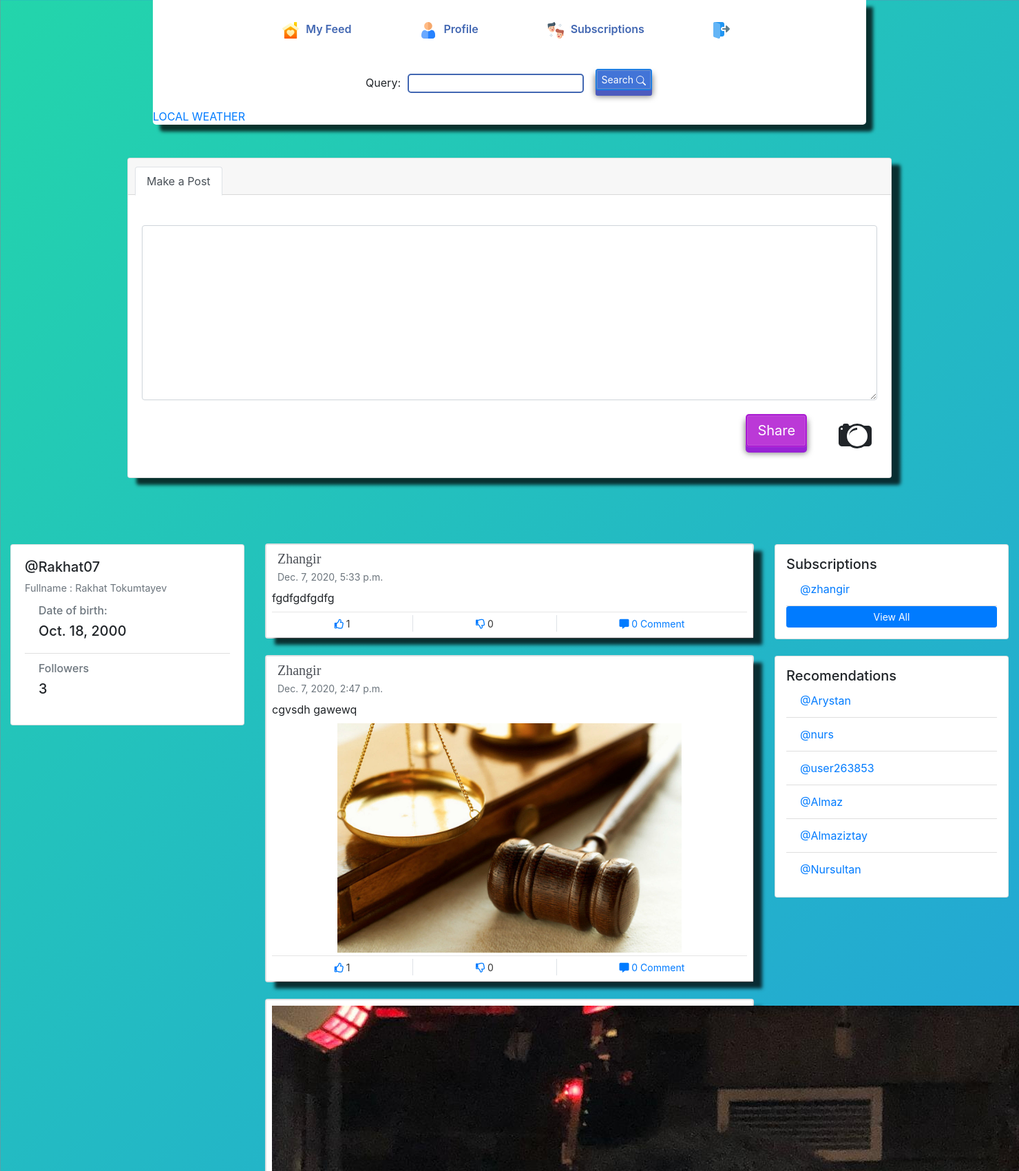
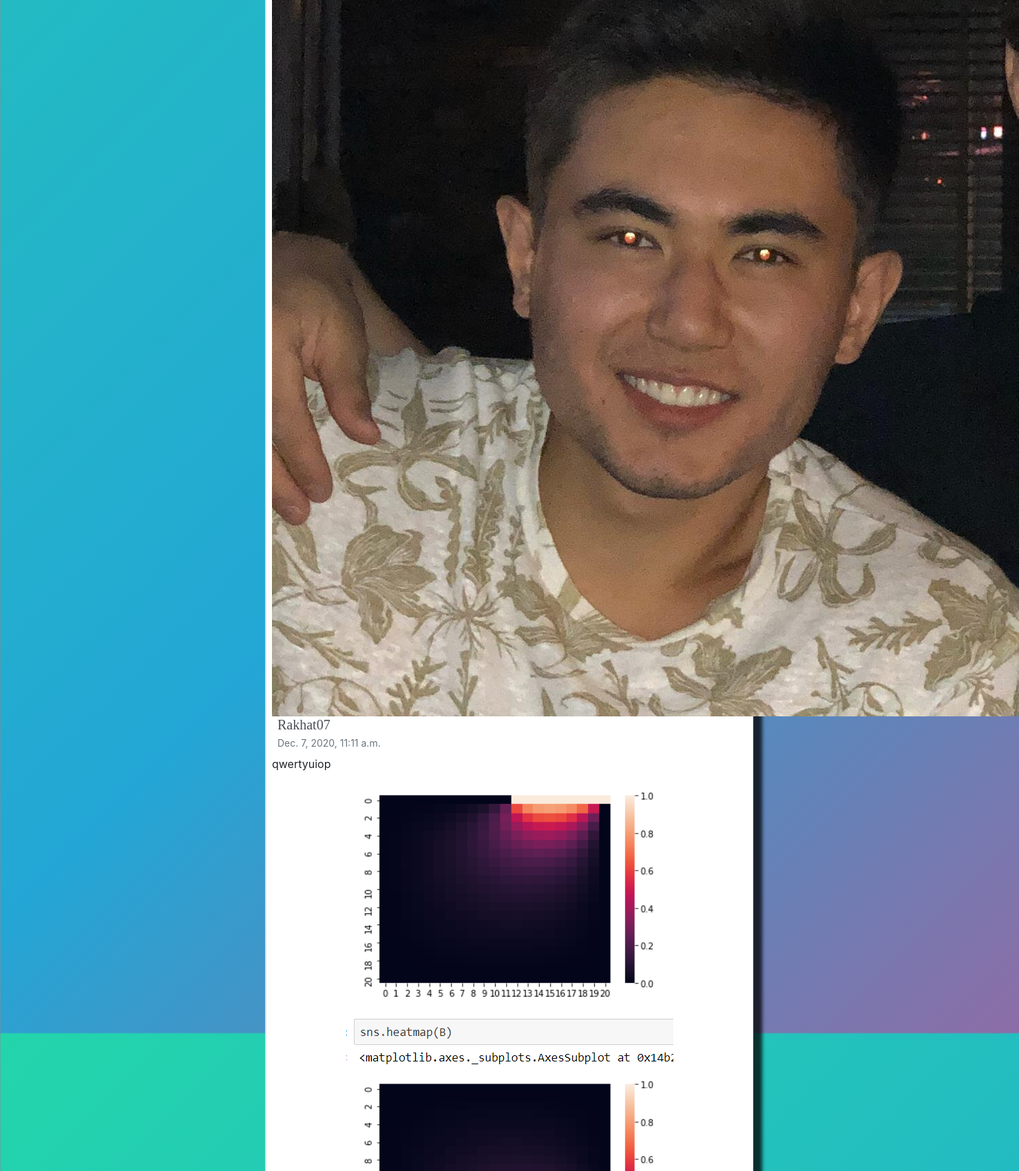
The page / (signed in, upper part) on the database its author committed (2 pictures, top to bottom).
### account/models.py (models this page shows, shortened)
class Profile(models.Model):
    user = models.OneToOneField(settings.AUTH_USER_MODEL,on_delete= models.CASCADE)
    date_of_birth = models.DateField(blank=True, null=True)
    photo = models.ImageField(upload_to='users/%Y/%m/%d', blank=True)

### blog/models.py (models this page shows, shortened)
class Blog(models.Model):
    user = models.ForeignKey(User, on_delete=models.CASCADE)
    blog_text=models.TextField("What's up on your mind")
    photo = models.ImageField(upload_to='users/%Y/%m/%d', blank=True)
    date_added = models.DateTimeField(auto_now_add=True)
    votes = GenericRelation(LikeDislike, related_query_name='blogs')
    headline = models.CharField(max_length=500)

### blog/views.py (the view, shortened to what this page needs)
# urls.py: path('', views.dashboard, name='dashboard'),
@login_required
def dashboard(request):
    s_form = Search1Form()
    users = User.objects.filter(is_active=True)
    if request.method != 'POST':
        form = BlogForm()
    latest_post_list=Blog.objects.order_by('-date_added')[:365]
    return render(request, 'blog/dashboard.html', {'users':users,'latest_post_list':latest_post_list,'form':form,'s_form':s_form})

### blog/forms.py
class BlogForm(forms.ModelForm):
    class Meta:
        model = Blog
        fields = ['blog_text','photo']
        labels = {'blog_text':''}
        widgets = {'text': forms.Textarea(attrs={'cols': 40})}

class Search1Form(forms.Form):
    query = forms.CharField()

### blog/models.py (called while the page is built)
    def likes(self):
        return self.get_queryset().filter(vote__gt=0)

    def dislikes(self):
        return self.get_queryset().filter(vote__lt=0)

### blog/templates/blog/dashboard.html (shortened to what this page needs)
{% extends "base.html" %}
{% load static %}
{% load bootstrap4 %}
{% load crispy_forms_tags %}
{% block content %}
    <link rel="stylesheet" href="https://stackpath.bootstrapcdn.com/bootstrap/4.4.1/css/bootstrap.min.css">
    <link rel="stylesheet" href="https://use.fontawesome.com/releases/v5.6.1/css/all.css">
   {% bootstrap_css %}
    <div class="container">
    <div class="content">
        <br>
        <br>
        <section class="card" style="
    box-shadow: 13px 10px 5px 0px rgba(0,0,0,0.75);
">
                    <div class="card-header">
                        <ul class="nav nav-tabs card-header-tabs" id="myTab" role="tablist">
                            <li class="nav-item">
                                <a class="nav-link active" id="posts-tab" data-toggle="tab" href="#posts" role="tab" aria-controls="posts" aria-selected="true">Make
                                    a Post</a>
                            </li>
                        </ul>
                    </div>
                    <div class="card-body">
                        <form method="post" action="{% url 'blog:dashboard'  %}" onsubmit="return validatePost()" enctype="multipart/form-data">
                <span class="required" style="display:none;"> Please fill the field!</span><br>
                {{ form.blog_text|as_crispy_field }}
                <div class="createpostbuttons" style="
    margin-left: 746px;
">
                <label>
    {{ form.photo|as_crispy_field }}
     </label>
                   <button style="
    margin-left: 83px;
"  value="Post" name="post" type="submit"  class="btn btn-magick btn-lg btn3d">Share</button>
                </div>
            </form>
                    </div>
                </section>
            </div>
        </div>
        <br><br>
    <div class="container-fluid my-5">
        <div class="row">
            <div class="col-3">
                <div class="card">
                    <div class="card-body">
                        <div class="h5">@{{request.user.username}}</div>
                        <div class="h7 text-muted">Fullname : {{request.user.first_name}} {{request.user.last_name}}</div>
                        <ul class="list-group list-group-flush">
                        <li class="list-group-item">
                            <div class="h6 text-muted">Date of birth:</div>
                            <div class="h5">{{user.profile.date_of_birth}}</div>
                        </li>
                        <li class="list-group-item">
                            <div class="h6 text-muted">Followers</div>
                            <div class="h5">{{request.user.followers.count}}</div>
                        </li>
                    </ul>
                    </div>
                </div>
            </div>
            <div class="col-6" style="    margin-top: -25px;">
                {% for blog in latest_post_list%}
                {% if request.user in blog.user.followers.all or request.user == blog.user %}
                <section class="card mt-4">
                    <div class="border p-2" style="
    box-shadow: 13px 10px 5px 0px rgba(0,0,0,0.75);
">
                        <div class="row m-0">
                            <div class="">
                              {% if blog.user.profile.photo %}
                              {% load thumbnail %}
                                <a  href="{{blog.user.profile.photo.url}}">
                                    <img src="{% thumbnail blog.user.profile.photo 50x50 %}" class="image-detail" >
                                </a>
                              {% endif %}
                            </div>
                            <div class="flex-grow-1 pl-2">
                                {% if blog.user != request.user %}
                                <a class="text-decoration-none" href="{% url 'users:others' blog.user %}">
                                    <h2 class="text-capitalize h5 mb-0">{{blog.user}}</h2>
                                </a>
                                {% else %}
                                <a class="text-decoration-none" href="{% url 'users:profile' %}">
                                    <h2 class="text-capitalize h5 mb-0">{{blog.user}}</h2>
                                </a>
                                {% endif %}
                                <p class="small text-secondary m-0 mt-1">{{blog.date_added}}</p>
                            </div>
                        </div>
                        <div class="">
                            <p class="my-2">
                                {{blog.blog_text}}
                            </p>
                            <center>
                            {% if blog.photo %}
    <img style="max-width:500px" src  = "{{blog.photo.url}}">
    {% endif %}
    </center>
                        </div>
                        <hr class="my-1">
                        <footer class="">
                            <div class="">
                                <ul class="list-group list-group-horizontal">
                                        <li data-id="{{ blog.id }}" data-type="blog" data-action="like" title="Нравится" class="list-group-item flex-fill text-center p-0 px-lg-2 border border-0">
                                        <a class="small text-decoration-none" href="#">
                                            <i class="far fa-thumbs-up"></i>
        <span data-count="like">{{ blog.votes.likes.count }}</span></a>
                                    </li>
                                    <li data-id="{{ blog.id }}" data-type="blog" data-action="dislike" title="Не Нравится" class="list-group-item flex-fill text-center p-0 px-lg-2 border border-right-0 border-top-0 border-bottom-0">
                                          <a class="small text-decoration-none" href="#">
                                            <i class="far fa-thumbs-down"></i>
        <span data-count="dislike">{{ blog.votes.dislikes.count }}</span></a>
                                    </li>
                                    <li class="list-group-item flex-fill text-center p-0 px-lg-2 border border-right-0 border-top-0 border-bottom-0">
                                        <a class="small text-decoration-none" data-toggle="collapse" href="#collapse{{ blog.id }}" role="button" aria-expanded="false" aria-controls="collapseExample">
                                            <i class="fas fa-comment-alt"></i> {{ blog.comments.count }} Comment
                                        </a>
                                    </li>
                                </ul>
                            </div>
                                    {% for comment in blog.comments.all %}
                                                    {% if comment.comment_user.profile.photo %}
                              {% load thumbnail %}
                              {% endif %}
                                    {% endfor %}
                        </footer>
                    </div>
                </section>
                {% endif %}
                {% endfor %}
            </div>
            <div class="col-3">
                <div class="card">
                    <div class="card-body p-3">
                        <h5 class="card-title m-0">Subscriptions</h5>
                        <div class="list-group list-group-flush">
                          {% for user in users %}
                          {% if request.user in user.followers.all %}
                            <a href="{% url 'users:others' user.username %}" class="list-group-item list-group-item-action text-primary">
                            @{{user.username}}
                            </a>
                            {% endif %}
                            {% endfor %}
                                                        <a href="{% url "users:user_list" %}" class="btn btn-sm btn-primary">View All</a>
                        </div>
                    </div>
                </div>
                <div class="card mt-4">
                    <div class="card-body p-3">
                        <h5 class="card-title m-0">Recomendations</h5>
                        <div class="list-group list-group-flush">
                          {% for user in users %}
                          {% if request.user not in user.followers.all and request.user != user %}
                             <a href="{% url 'users:others' user.username %}" class="list-group-item list-group-item-action text-primary">
                            @{{user.username}}
                            </a>
                            {% endif %}
                            {% endfor %}
                        </div>
                    </div>
                </div>
            </div>
        </div>
    </div>
{% endblock %}

### blog/static/css/main.css (style rules this page uses)
body { margin: 0; font-family: Montserrat; font-size: 15px; background-color: #4267b2; }
input { font-family: Montserrat; width: 100%; font-size: 18px; padding: 2px; }
button { font-family: Montserrat; font-size: 18px; }
textarea { width: 100%; border: 1px solid #dddfe2;; }
ul { list-style: none; }
ul a { text-decoration: none; }
span { color: #333; }
.container { margin: 0 auto; width: 1068px; }
.usernav .globalsearch input[type=text] { width: auto; padding: 1px 6px; border: 2px solid #4267b2; font-size: 15px; margin: 0 10px; border-radius: 5px; }
.createpostbuttons { margin-left: 746px; width: 50% !important; overflow: auto !important; }
.createpostbuttons label { cursor: pointer !important; }
h2 { font-family: Montserrat; color: #4b4f56; font-weight: bolder; font-size: 15px; margin-bottom: 0; }
hr { margin-bottom: 30px; margin-top: 0px; border-color: red; }

### blog/static/css/style.css (style rules this page uses)
body { background: linear-gradient(-45deg, #ee7752, #e73c7e, #23a6d5, #23d5ab); background-size: 400% 400%; animation: gradient 15s ease infinite; }

### blog/templates/base.html (style rules this page uses)
.btn3d { position:relative; top: -6px; border:0; transition: all 40ms linear; margin-top:10px; margin-bottom:10px; margin-left:2px; margin-right:2px; }
.btn3d.btn-magick { color: #fff; box-shadow:0 0 0 1px #9a00cd inset, 0 0 0 2px rgba(255,255,255,0.15) inset, 0 8px 0 0 #9823d5, 0 8px 8px 1px rgba(0,0,0,0.5); background-color:#bb39d7; }

### blog/templates/blog/dashboard.html (style rules this page uses)
.nav { display: -ms-flexbox; display: block; -ms-flex-wrap: wrap; flex-wrap: wrap; padding-left: 68px; margin-bottom: 3px; list-style: circle; }
.h7 { font-size: 0.9rem }

### rows shown on the page
Blog: user "Zhangir", date_added "Dec. 7, 2020, 5:33 p.m.", blog_text "fgdfgdfgdfg", votes.likes.count "1", votes.dislikes.count "0", comments.count "0"
Blog: user "Zhangir", date_added "Dec. 7, 2020, 2:47 p.m.", blog_text "cgvsdh gawewq", photo (picture), votes.likes.count "1", votes.dislikes.count "0", comments.count "0"
Blog: user.photo (picture), user "Rakhat07", date_added "Dec. 7, 2020, 11:11 a.m.", blog_text "qwertyuiop", photo (picture)

### other values the page prints
{{ request.user.username }} "Rakhat07"
{{ request.user.first_name }} "Rakhat"
{{ request.user.last_name }} "Tokumtayev"
{{ user.profile.date_of_birth }} "Oct. 18, 2000"
{{ request.user.followers.count }} "3"
{{ user.username }} "zhangir"
{{ user.username }} "Arystan"
{{ user.username }} "nurs"
{{ user.username }} "user263853"
{{ user.username }} "Almaz"
{{ user.username }} "Almaziztay"
{{ user.username }} "Nursultan"
